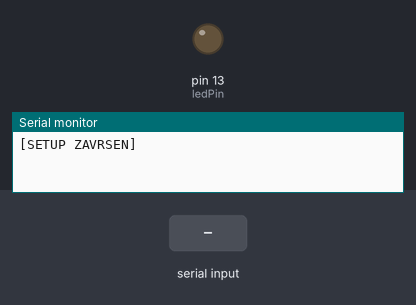
Bench run of a sketch on a simulated Arduino Uno, built with avr-gcc and run on an emulated ATmega328P. Parts: output pins drawn as LEDs (lit = HIGH), the last lines printed to the serial monitor. Dashed ring = blinking. The test bench sets the inputs (shaded band).

Above: at 1.2 s.
1.3 s: "STAR" received over Serial
At 2.35 s:
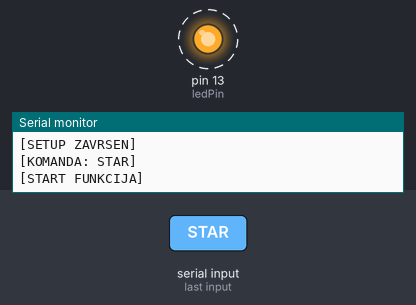
4.3 s: "STOP" received over Serial
At 4.3 s:
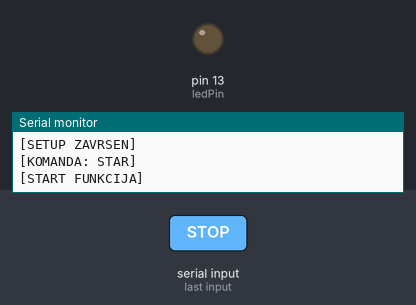
6.8 s: "LEDON" received over Serial
At 8.5 s:
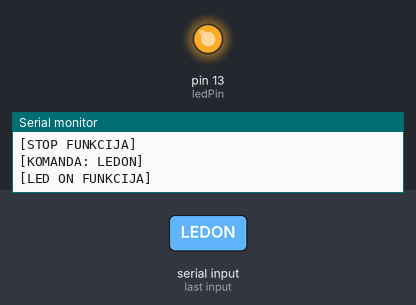
Timing chart, 0 to 10.0 s (numbered marks = the images above; inputs shaded):
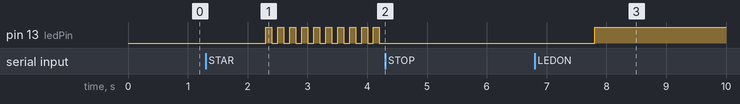

The sketch:

LEDControl_arduino.ino
```cpp
/*
* AUTORI: Luka Mitrovic IV-1, Filip Petrovic IV-1
* @mitrovicl, @fpetrovicc
*/

String ulaz = "";
String komanda = "";

boolean ulazPrim = false;

const int ledPin = 13; // pin za LED
const unsigned long dTime = 100; // delay u ms
const unsigned long baudRate = 9600; // baudrate za serial

bool isOn = false;
bool blink = false;
unsigned long prethodnoVreme = millis();

void setup()
{
  Serial.begin(baudRate); // otvaranje serial porta
  pinMode(ledPin, OUTPUT); // podesavanje pina za output

  Serial.println("[SETUP ZAVRSEN]");
}

void loop()
{
  unsigned long trenutnoVreme = millis();

  if (blink)
  {

    if (trenutnoVreme - prethodnoVreme >= dTime)
    {

      if (isOn)
      {
        digitalWrite(ledPin, LOW);
      }

      else
      {
	    	digitalWrite(ledPin, HIGH);
      }

      isOn = !isOn;
      prethodnoVreme = trenutnoVreme;

    }

  }

  if (Serial.available())
  {
    ulaz = Serial.readString(); // citanje ulaza sa serial porta
    traziKomandu(); // ucitavanje ulaza kao komanda

    // Komanda na inicijalizaciji konekcije
    if (komanda.equals("STAR"))
    {
      Serial.println("[START FUNKCIJA]");
      ledBlink();
    }

    // Zaustavljanje sijalice
    else if (komanda.equals("STOP"))
    {
      Serial.println("[STOP FUNKCIJA]");

      blink = false;
      isOn = false;
      digitalWrite(ledPin, LOW);
    }

    // Paljenje sijalice
    else if (komanda.equals("LEDON"))
    {
        Serial.println("[LED ON FUNKCIJA]");
        digitalWrite(ledPin, HIGH);
    }

    // Gasenje sijalice
    else if (komanda.equals("LEDOF"))
    {
        Serial.println("[LED OFF FUNKCIJA]");
      	digitalWrite(ledPin, LOW);
    }

    // Blinkanje bez prestanka
    else if (komanda.equals("LEDBL"))
    {
        Serial.println("[LED BLINK FUNKCIJA]");
        ledBlink();
    }

    // Blinkanje tri puta
    else if (komanda.equals("LEDBT"))
    {
        Serial.println("[LED BLINK x3 FUNKCIJA]");
        ledBlink3();
    }

  }

  ulaz = "";

}

// Prosledjivanje ulaza kao komanda
void traziKomandu()
{
  if (ulaz.length() > 0)
  {
    komanda = ulaz;
    Serial.println("[KOMANDA: " + komanda + "]");
  }
}

/* Funkcije za blinkanje LED lampica */
void ledBlink()
{
  blink = true;
}

void ledBlink3()
{
  digitalWrite(ledPin, HIGH);
  delay(1000);
  digitalWrite(ledPin, LOW);
  delay(1000);
  digitalWrite(ledPin, HIGH);
  delay(1000);
  digitalWrite(ledPin, LOW);
}
```

Measured:
- after the input at 1.3 s, pin 13 (ledPin): alternates HIGH for 0.10 s and LOW for 0.10 s, starting after 1.0 s
- after the input at 4.3 s, pin 13 (ledPin): stops changing and stays LOW
- after the input at 6.8 s, pin 13 (ledPin): LOW → HIGH after 1.0 s
